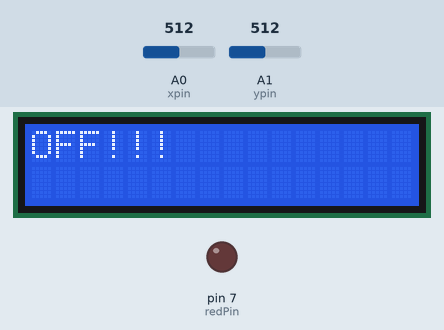
Bench run of a sketch on a simulated Arduino Uno, built with avr-gcc and run on an emulated ATmega328P. On the bench: 16×2 character LCD, output pins drawn as LEDs (lit = HIGH). The test bench sets the inputs (shaded band); at power-on: A0 (xpin) = 512, A1 (ypin) = 512. What the sketch prints to the serial monitor is not drawn.

Above: at 1.2 s.
1.3 s: A0 (xpin) set to 986
3.2 s: A0 (xpin) set to 1011
At 5.2 s:
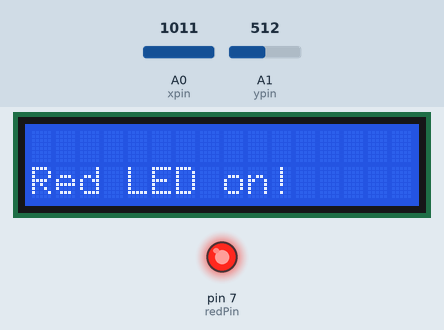
5.5 s: A1 (ypin) set to 110
7.3 s: A1 (ypin) set to 89
At 8.5 s:
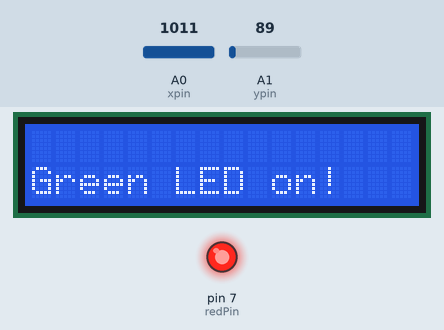
9.6 s: A1 (ypin) set to 1010
At 11.3 s:
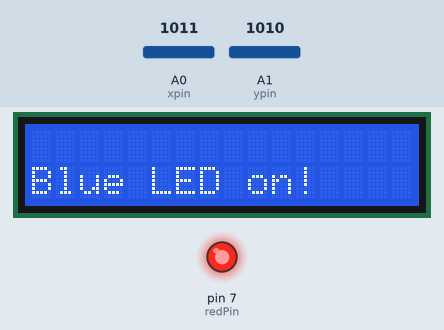
11.6 s: A0 (xpin) set to 109
13.3 s: A0 (xpin) set to 91
At 15.0 s:
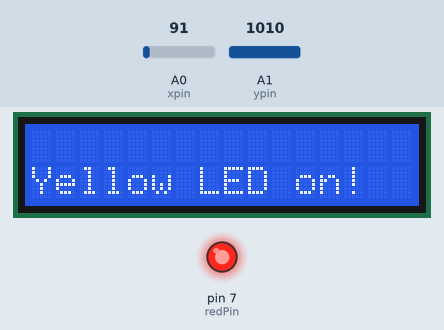
Timing chart, 0 to 16.5 s (numbered marks = the images above; inputs shaded):
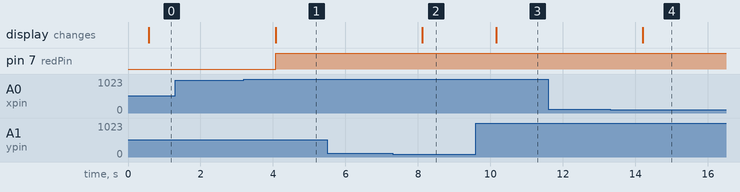

Measured:
- the behaviour switches between 1000 and 1001 on A0 (xpin) (found by bisection; images 0 and 1)
- the behaviour switches between 100 and 99 on A1 (ypin) (found by bisection; images 1 and 2)
- the behaviour switches between 100 and 99 on A0 (xpin) (found by bisection; images 3 and 4)
- after the input at 1.3 s, every drawn part: stays the same
- after the input at 3.2 s, pin 7 (redPin): LOW → HIGH after 0.88 s; the display: changes after 0.88 s (image 1)
- after the input at 5.5 s, every drawn part: stays the same
- after the input at 7.3 s, the display: changes after 0.82 s (image 2)
- after the input at 9.6 s, the display: changes after 0.55 s (image 3)
- after the input at 11.6 s, every drawn part: stays the same
- after the input at 13.3 s, the display: changes after 0.91 s (image 4)

The sketch:

Joystick_plus_LCD.ino
```cpp
// include the library code:

#include <LiquidCrystal.h>

int vx, vy;
int xpin = A0;
int ypin = A1;

int redPin = 7;
int bluePin = 8;
int yellowPin = 9;
int greenPin = 10;


// initialize the library by associating any needed LCD interface pin

// with the arduino pin number it is connected to

const int rs = 12, en = 11, d4 = 5, d5 = 4, d6 = 3, d7 = 2;

LiquidCrystal lcd(rs, en, d4, d5, d6, d7);


void setup() {

  // set up the LCD's number of columns and rows:

  lcd.begin(16, 2);

  // Print a message to the LCD.

  lcd.print("ambatukam!!!");

  pinMode(redPin, OUTPUT);
  pinMode(xpin, INPUT);
  pinMode(ypin, INPUT);
  Serial.begin(9600);

}


void loop() {

  vx = analogRead(xpin);
  vy = analogRead(ypin);

  delay(500);

  if (vx > 1000)
  {
    digitalWrite(redPin, HIGH);
    lcd.clear();
    lcd.setCursor(0, 1);
    lcd.print("Red LED on!");
  }

  if (vy > 1000)
  {
    digitalWrite(bluePin, HIGH);
    lcd.clear();
    lcd.setCursor(0, 1);
    lcd.print("Blue LED on!");
  }

  if (vx < 100)
  {
    digitalWrite(yellowPin, HIGH);
    lcd.clear();
    lcd.setCursor(0, 1);
    lcd.print("Yellow LED on!");
  }

  if (vy < 100)
  {
    digitalWrite(greenPin, HIGH);
    lcd.clear();
    lcd.setCursor(0, 1);
    lcd.print("Green LED on!");
  }

  if (vx > 500 && vx < 530  && vy > 500 && vy < 530)
  {
    lcd.clear();
    digitalWrite(redPin, LOW);
    digitalWrite(bluePin, LOW);
    digitalWrite(yellowPin, LOW);
    digitalWrite(greenPin, LOW);
    lcd.print("OFF!!!");
  }

  Serial.print(vx);
  Serial.print("\n");

  Serial.print(vy);
  Serial.print("\n");

}
```
